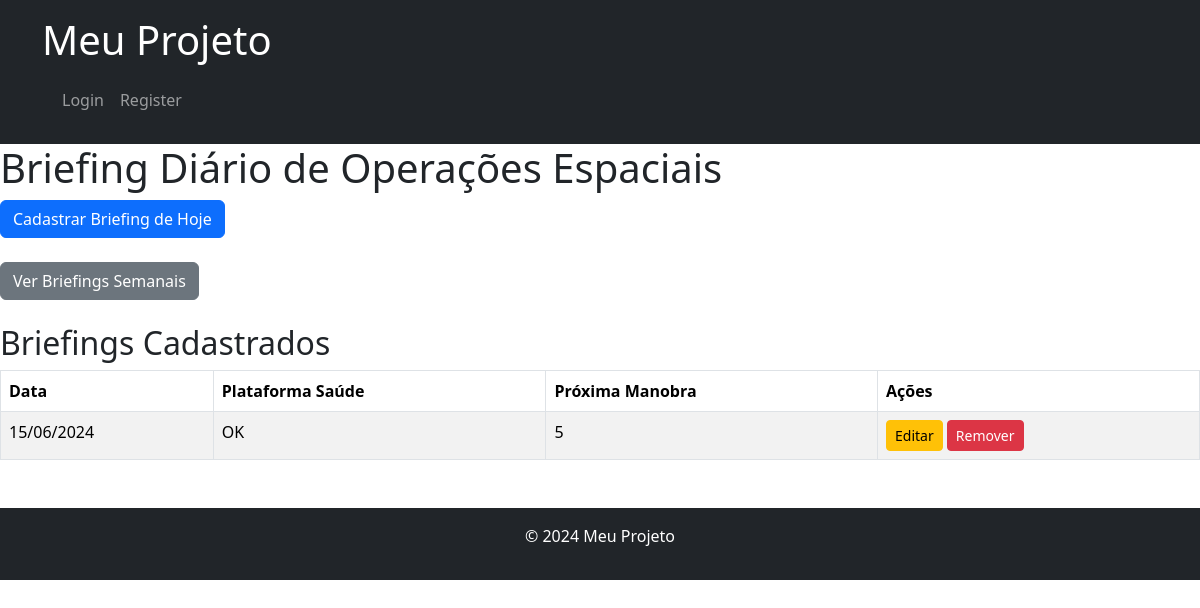
The app's page /sgdc/, older data.
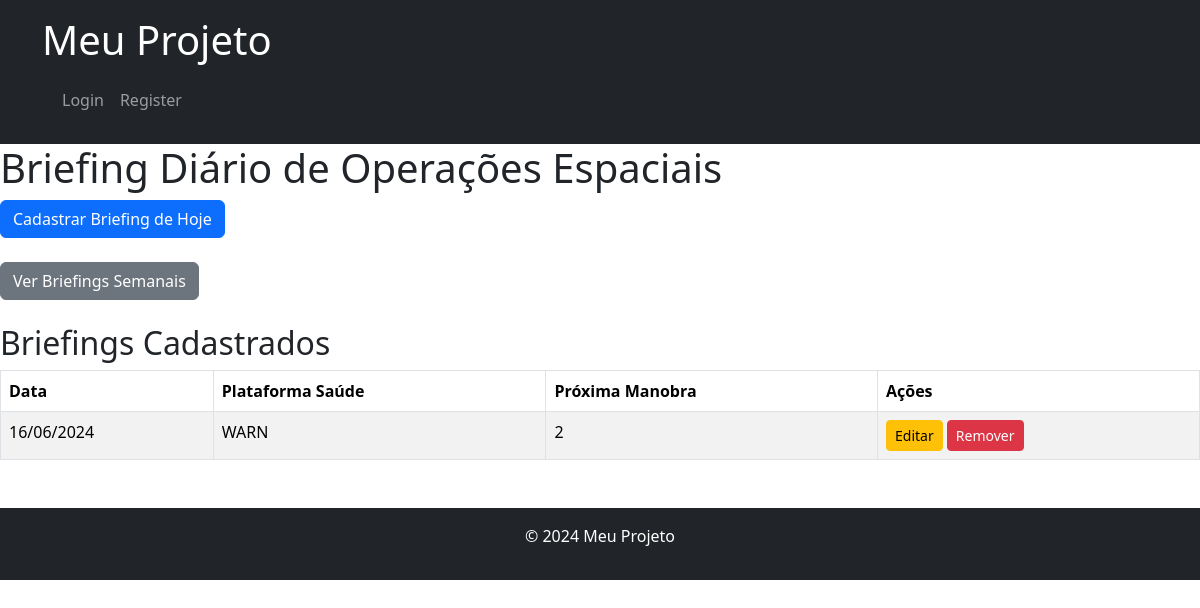
The same page, newer data.
### apps/sgdc/models.py (models this page shows, shortened)
class EspacialSegment(models.Model):
    CHOICES = [
        ('NORMAL', 'Normal'),
        ('OK', 'OK'),
        ('WARN', 'Warning'),
        ('CRIT', 'Critical'),
    ]
    SIM_NAO_CHOICES = [
        ('SIM', 'Sim'),
        ('NAO', 'Não'),
    ]
    data = models.DateField(default=timezone.now)
    plataforma_saude = models.CharField(max_length=10, choices=CHOICES)
    proc_executados = models.CharField(max_length=100, choices=CHOICES)
    alerta_conjuncao = models.CharField(max_length=100, choices=CHOICES)
    campanha_ranging = models.CharField(max_length=100, choices=CHOICES)
    prox_manobra = models.CharField(max_length=100)
    tempo_eclipse = models.DurationField()
    smc_brasilia = models.CharField(max_length=100, choices=CHOICES, verbose_name="SMC Brasília", default='OK')
    smc_rio = models.CharField(max_length=100, choices=CHOICES, verbose_name="SMC Rio", default='OK')
    cmc_brasilia = models.CharField(max_length=100, choices=CHOICES, verbose_name="CMC-x Brasília", default='OK')
    cmc_rio = models.CharField(max_length=100, choices=CHOICES, verbose_name="CMC-x Rio", default='OK')
    tcr_brasilia = models.CharField(max_length=100, choices=CHOICES, verbose_name="Antena (TCR) Brasília", default='OK')
    tcr_rio = models.CharField(max_length=100, choices=CHOICES, verbose_name="Antena (TCR) Rio", default='OK')
    enlaces_ativos = models.IntegerField(verbose_name="Enlaces Ativos", default=0)
    qualidade_enlaces = models.CharField(max_length=100, choices=CHOICES, verbose_name="Qualidade dos Enlaces", default='OK')
    antena_teatro_em_uso = models.CharField(max_length=3, choices=SIM_NAO_CHOICES, verbose_name="Antena Teatro em Uso", default='NAO')
    observacoes = models.TextField(verbose_name="Observações", blank=True, null=True)
    descricao_operacao = models.TextField(verbose_name="Descrição da Operação", blank=True, null=True)
    infra_critica_brasilia = models.CharField(max_length=100, choices=CHOICES, verbose_name="Infra Crítica Brasília", default='OK')
    infra_critica_rio = models.CharField(max_length=100, choices=CHOICES, verbose_name="Infra Crítica Rio de Janeiro", default='OK')
    gcn_tcr_brasilia = models.CharField(max_length=100, choices=CHOICES, verbose_name="GCN/TCR Brasília", default='OK')
    gcn_tcr_rio = models.CharField(max_length=100, choices=CHOICES, verbose_name="GCN/TCR Rio de Janeiro", default='OK')
    clima_espacial = models.CharField(max_length=100, choices=CHOICES, verbose_name="Clima Espacial", default='OK')
    ssa_sda = models.CharField(max_length=100, choices=CHOICES, verbose_name="SSA/SDA", default='OK')
    class Meta:
        unique_together = ('data',)

### apps/sgdc/views.py (the view)
# urls.py: path('', views.index, name='index'),
def index(request):
    today = timezone.now().date()
    briefing = EspacialSegment.objects.filter(data=today).first()
    briefings = EspacialSegment.objects.all()
    return render(request, 'sgdc/index.html', {'briefing': briefing, 'briefings': briefings})

### templates/sgdc/index.html (shortened to what this page needs)
{% extends 'shared/base.html' %}
{% block content %}
<h1>Briefing Diário de Operações Espaciais</h1>
{% if not briefing %}
    <a href="{% url 'sgdc:new_briefing' %}" class="btn btn-primary">Cadastrar Briefing de Hoje</a>
{% endif %}
<div class="mt-4">
    <a href="{% url 'sgdc:week_briefings_list' %}" class="btn btn-secondary">Ver Briefings Semanais</a>
</div>
<h2 class="mt-4">Briefings Cadastrados</h2>
<table id="briefingsTable" class="table table-striped table-bordered" style="width:100%">
    <thead>
        <tr>
            <th>Data</th>
            <th>Plataforma Saúde</th>
            <th>Próxima Manobra</th>
            <th>Ações</th>
        </tr>
    </thead>
    <tbody>
        {% for briefing in briefings %}
        <tr>
            <td>{{ briefing.data|date:"d/m/Y" }}</td>
            <td>{{ briefing.plataforma_saude }}</td>
            <td>{{ briefing.prox_manobra }}</td>
            <td>
                <a href="{% url 'sgdc:edit_briefing' briefing.pk %}" class="btn btn-warning btn-sm">Editar</a>
                <a href="{% url 'sgdc:delete_briefing' briefing.pk %}" class="btn btn-danger btn-sm" onclick="return confirm('Tem certeza que deseja excluir este briefing?');">Remover</a>
            </td>
        </tr>
        {% endfor %}
    </tbody>
</table>
<link rel="stylesheet" href="https://cdn.datatables.net/1.11.5/css/dataTables.bootstrap5.min.css">
<link rel="stylesheet" href="https://cdn.datatables.net/buttons/2.2.3/css/buttons.bootstrap5.min.css">
{% endblock %}

### templates/shared/base.html (shortened to what this page needs)
<!DOCTYPE html>
<html lang="pt-br">
<head>
    {% load static %}
    <link href="https://cdn.jsdelivr.net/npm/bootstrap@5.3.3/dist/css/bootstrap.min.css" rel="stylesheet">
    <link rel="stylesheet" href="https://cdnjs.cloudflare.com/ajax/libs/font-awesome/6.0.0-beta3/css/all.min.css">
</head>
<body>
    {% block header %}
        {% include 'partials/header.html' %}
    {% endblock %}
    <main>
        {% block content %}{% endblock %}
    </main>
    {% block footer %}
        {% include 'partials/footer.html' %}
    {% endblock %}
</body>
</html>

### templates/partials/header.html
<header class="bg-dark text-white p-3">
    <div class="container">
        <h1>Meu Projeto</h1>
        <nav class="navbar navbar-expand-lg navbar-dark bg-dark">
            <div class="container-fluid">
                <ul class="navbar-nav me-auto mb-2 mb-lg-0">
                    {% if user.is_authenticated %}
                        {% if user.category == 'admin' %}
                            <li class="nav-item"><a class="nav-link" href="{% url 'admin_view' %}">Admin</a></li>
                            <li class="nav-item"><a class="nav-link" href="{% url 'sgdc_view' %}">SGDC</a></li>
                            <li class="nav-item"><a class="nav-link" href="{% url 'lessonia_view' %}">Lessonia</a></li>
                            <li class="nav-item"><a class="nav-link" href="{% url 'infraestruturas_criticas_view' %}">Infraestruturas Críticas</a></li>
                        {% elif user.category == 'sgdc' %}
                            <li class="nav-item"><a class="nav-link" href="{% url 'sgdc_view' %}">SGDC</a></li>
                        {% elif user.category == 'lessonia' %}
                            <li class="nav-item"><a class="nav-link" href="{% url 'lessonia_view' %}">Lessonia</a></li>
                        {% elif user.category == 'infraestruturas_criticas' %}
                            <li class="nav-item"><a class="nav-link" href="{% url 'infraestruturas_criticas_view' %}">Infraestruturas Críticas</a></li>
                        {% endif %}
                        <li class="nav-item"><a class="nav-link" href="{% url 'logout' %}">Logout</a></li>
                    {% else %}
                        <li class="nav-item"><a class="nav-link" href="{% url 'login' %}">Login</a></li>
                        <li class="nav-item"><a class="nav-link" href="{% url 'register' %}">Register</a></li>
                    {% endif %}
                </ul>
            </div>
        </nav>
    </div>
</header>

### templates/partials/footer.html
<footer class="bg-dark text-white text-center p-3 mt-5">
    <p>&copy; 2024 Meu Projeto</p>
</footer>

Row changes from the older to the newer data that the page shows:
removed EspacialSegment: data "15/06/2024", plataforma_saude "OK", prox_manobra "5"
added EspacialSegment: data "16/06/2024", plataforma_saude "WARN", prox_manobra "2"
